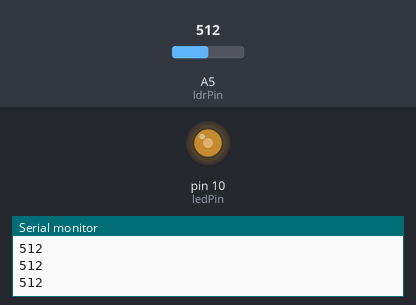
A sketch run on a simulated Arduino Uno, built with avr-gcc and run on an emulated ATmega328P. Parts: output pins drawn as LEDs (lit = HIGH), the last lines printed to the serial monitor. The test bench sets the inputs (shaded band); at power-on: A5 (ldrPin) = 512.

Above: at 1.2 s.
1.3 s: A5 (ldrPin) set to 716
At 2.5 s:
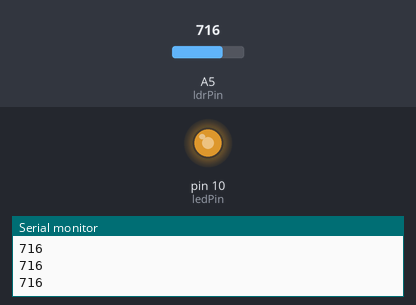
2.8 s: A5 (ldrPin) set to 900
At 3.9 s:
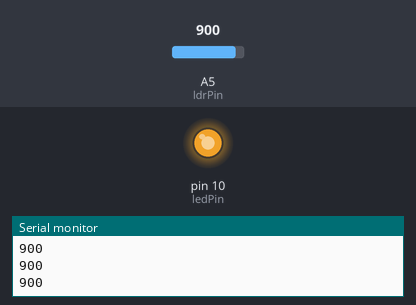
4.3 s: A5 (ldrPin) set to 122
At 5.0 s:
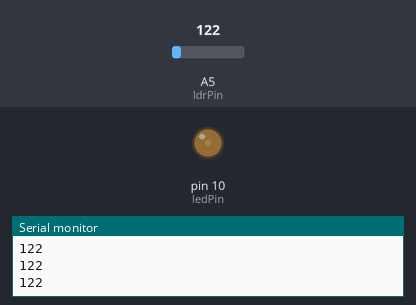
5.8 s: A5 (ldrPin) set to 0
At 6.2 s:
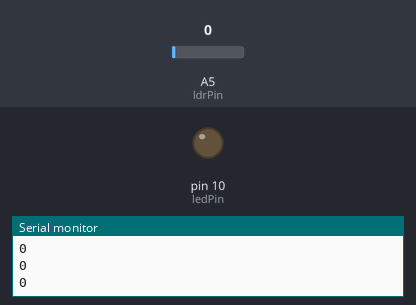
7.3 s: A5 (ldrPin) set to 511
At 8.4 s:
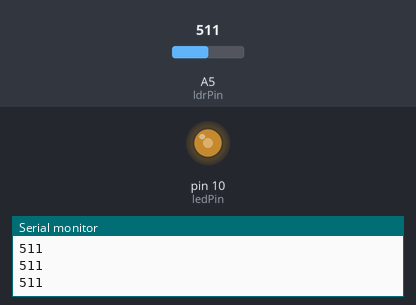
Timing chart, 0 to 9.8 s (numbered marks = the images above; inputs shaded):
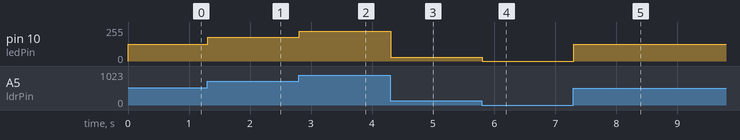

The sketch:

1d.ino
```cpp
int ldrPin = A5;
int ledPin = 10;
void setup() {
  pinMode(ledPin, OUTPUT);
  Serial.begin(9600);
}

void loop() {
  int valorLDR = analogRead(ldrPin);

  // Converte o valor lido para a escala do PWM (0–255)
  int intensidadeLED = map(valorLDR, 0, 1023, 0, 255);

  // Ajusta o brilho do LED
  analogWrite(ledPin, intensidadeLED);

  Serial.println(valorLDR);

  delay(10);
}
```

Measured:
- after the input at 1.3 s, pin 10 (ledPin): 127/255 → 178/255 at once
- after the input at 2.8 s, pin 10 (ledPin): 178/255 → 224/255 at once
- after the input at 4.3 s, pin 10 (ledPin): 224/255 → 30/255 at once
- after the input at 5.8 s, pin 10 (ledPin): 30/255 → 0/255 at once
- after the input at 7.3 s, pin 10 (ledPin): 0/255 → 127/255 at once
